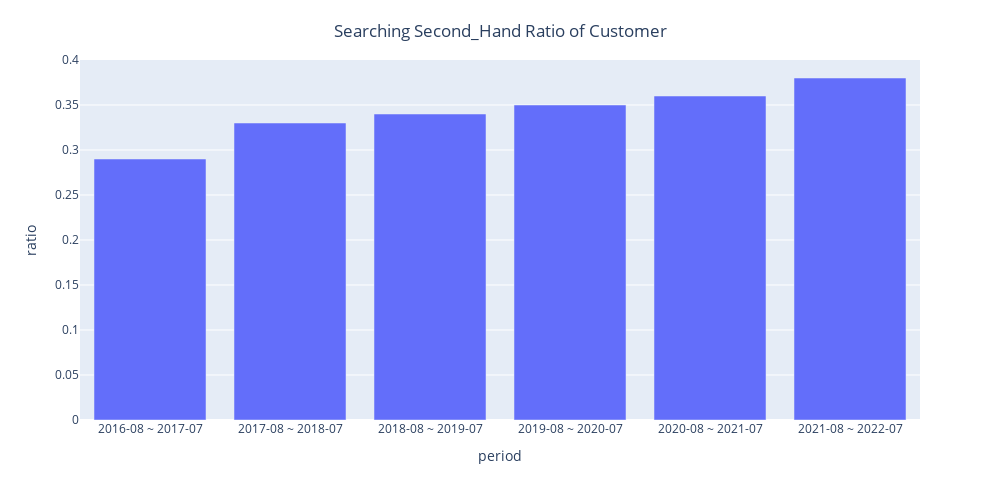

The code cell stored with this chart in its notebook:
### Code cell
sh_search_custo_ratio = pd.DataFrame(ans_dict)
sh_search_custo_ratio.search_sh_ratio = round(sh_search_custo_ratio.search_sh_ratio, 2)

fig = px.bar(sh_search_custo_ratio, x='year', y='search_sh_ratio',
             labels={'year':'period', 'search_sh_ratio':'ratio'},
             width = 1000, height = 500)
title = {'text':'Searching Second_Hand Ratio of Customer', 'y':0.95,
        'x':0.5,'xanchor':'center', 'yanchor':'top'}
fig.update_layout(title=title)
fig.show()

### Figure 1 — Plotly figure (JSON) as saved in the notebook; plotly's stock layout.template omitted (floating-point values rounded to 4 significant figures)
{"data": [{"alignmentgroup": "True", "hovertemplate": "period=%{x}<br>ratio=%{y}<extra></extra>", "legendgroup": "", "marker": {"color": "#636efa", "pattern": {"shape": ""}}, "name": "", "offsetgroup": "", "orientation": "v", "showlegend": false, "textposition": "auto", "type": "bar", "x": ["2016-08 ~ 2017-07", "2017-08 ~ 2018-07", "2018-08 ~ 2019-07", "2019-08 ~ 2020-07", "2020-08 ~ 2021-07", "2021-08 ~ 2022-07"], "xaxis": "x", "y": [0.29, 0.33, 0.34, 0.35, 0.36, 0.38], "yaxis": "y"}], "layout": {"barmode": "relative", "height": 500, "legend": {"tracegroupgap": 0}, "margin": {"t": 60}, "title": {"text": "Searching Second_Hand Ratio of Customer", "x": 0.5, "xanchor": "center", "y": 0.95, "yanchor": "top"}, "width": 1000, "xaxis": {"anchor": "y", "domain": [0, 1], "title": {"text": "period"}}, "yaxis": {"anchor": "x", "domain": [0, 1], "title": {"text": "ratio"}}}}
